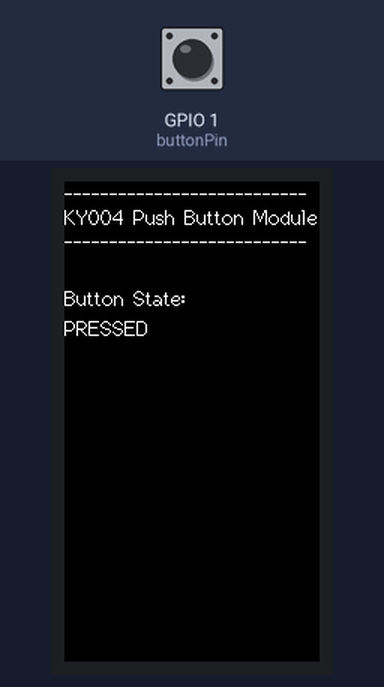
This program was run on a simulated ESP32-S3. On the bench: 170×320 colour display. Inputs (shaded band) come from the test bench; at power-on: GPIO 1 (buttonPin) HIGH.

Above: at 1.4 s.
1.5 s: GPIO 1 (buttonPin) pulled LOW for 0.15 s
At 1.58 s:
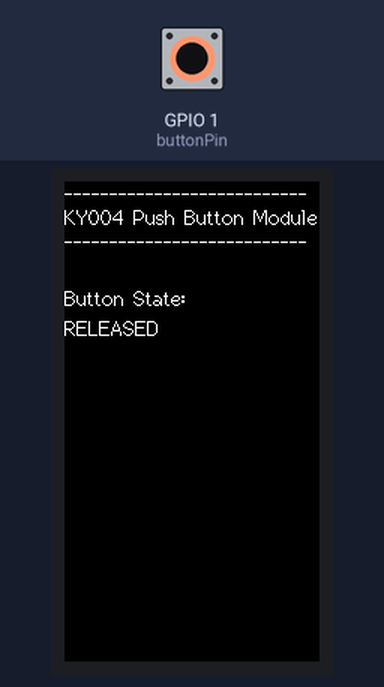
Timing chart, 0 to 4.5 s (numbered marks = the images above; inputs shaded):
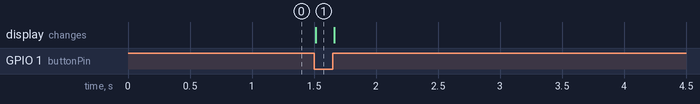

Measured:
- after the input at 1.5 s, the display: changes at once (image 1)

The program:

main.cpp
```cpp
/*********************************************************************************************************
* LILYGO T-Display-S3 KY-004 Push Button Module Project
*
* This code reads the digital signal from the KY-004 module and demonstrates debouncing of the
   push button signal.
* The debounced signal is displayed on the built-in screen of the LilyGO T-Display-S3 using the
   TFT_eSPI library.
* The screen is only updated if there is a change in the button state.

* Pin Connections:
*  - KY-004 VCC  -> 3.3V
*  - KY-004 GND  -> GND
*  - KY-004 D0   -> GPIO1
*
* KY-004 Specifications:
*  - Protocol: Digital
*  - Operating Voltage: 3.3V to 5.5V
*  - Operating Temperature: -25°C to 105°C
*
* Notes:
*  - Signal on GPIO1 is active low, this means that when the button is pressed there is 0V on the pin.
      If the button is released there is 3.3V on the pin. We start with button state HIGH.
   - Try not to touch the 4 button pins on the underside of the module as this will cause the button to
      switch. Mount or hold the module on the edges when pressing the button.
**********************************************************************************************************/

/*************************************************************
******************* INCLUDES & DEFINITIONS *******************
**************************************************************/

#include <Arduino.h>
#include <TFT_eSPI.h>

// TFT_eSPI
TFT_eSPI tft = TFT_eSPI();

// Pin definitions
const int buttonPin = 1;   // digital pin for push button

// Variables for timing
unsigned long lastDebounceTime = 0; // last time the button state was toggled
const long debounceInterval = 10;   // debounce interval (ms)

// Global variables
int buttonState = HIGH;      // current button state (active low, so default is HIGH)
int lastButtonState = HIGH;  // previous button state
bool redrawRequired = true;  // flag to redraw the screen


/*************************************************************
********************** HELPER FUNCTIONS **********************
**************************************************************/

// Function to draw static elements on the TFT screen
void drawStaticElements() {
  // Clear the screen and set text properties
  tft.fillScreen(TFT_BLACK);
  tft.setTextFont(2);
  tft.setTextColor(TFT_WHITE, TFT_BLACK);

  // Reset cursor to the top-left corner
  tft.setCursor(0, 0);

  // Display header
  tft.println("---------------------------");
  tft.println("KY004 Push Button Module");
  tft.println("---------------------------");

  // Display static labels
  tft.setCursor(0, 70); // position for button state label
  tft.print("Button State:");
}

// Function to update dynamic elements on the TFT screen
void updateDynamicElements() {
  // Update button state
  tft.setCursor(0, 90);      // position for button state value (below the label)
  tft.print("            "); // clear previous value (12 spaces for padding)
  tft.setCursor(0, 90);      // reset cursor
  tft.print(buttonState == HIGH ? "PRESSED" : "RELEASED");
}


/*************************************************************
*********************** MAIN FUNCTIONS ***********************
**************************************************************/

// SETUP
void setup() {
  // Set pin modes
  pinMode(buttonPin, INPUT);

  // Initialize the TFT display
  tft.init();
  tft.setRotation(0);                     // adjust rotation (0 & 2 portrait | 1 & 3 landscape)
  tft.fillScreen(TFT_BLACK);              // black background
  tft.setTextFont(2);                     // set the font size
  tft.setTextColor(TFT_WHITE, TFT_BLACK); // set text colour (white) and background colour (black)

  // Draw static elements once
  drawStaticElements();

  // Initial display update
  redrawRequired = true; // update display
}


// MAIN LOOP
void loop() {
  // Read the current button state
  int reading = digitalRead(buttonPin);

  // Check if the button state has changed (due to noise or pressing)
  if (reading != lastButtonState) {
    // Reset the debounce timer
    lastDebounceTime = millis();
  }

  // Check if the debounce interval has passed
  if ((millis() - lastDebounceTime) > debounceInterval) {
    // If the button state has changed, update the button state
    if (reading != buttonState) {
      buttonState = reading;
      redrawRequired = true; // flag to update the display
    }
  }

  // Save the current reading as the last button state
  lastButtonState = reading;

  // Update the display if the button state has changed
  if (redrawRequired) {
    updateDynamicElements();
    redrawRequired = false; // reset the flag
  }
  delay(1); // slow down the loop to save CPU cycles
}
```
